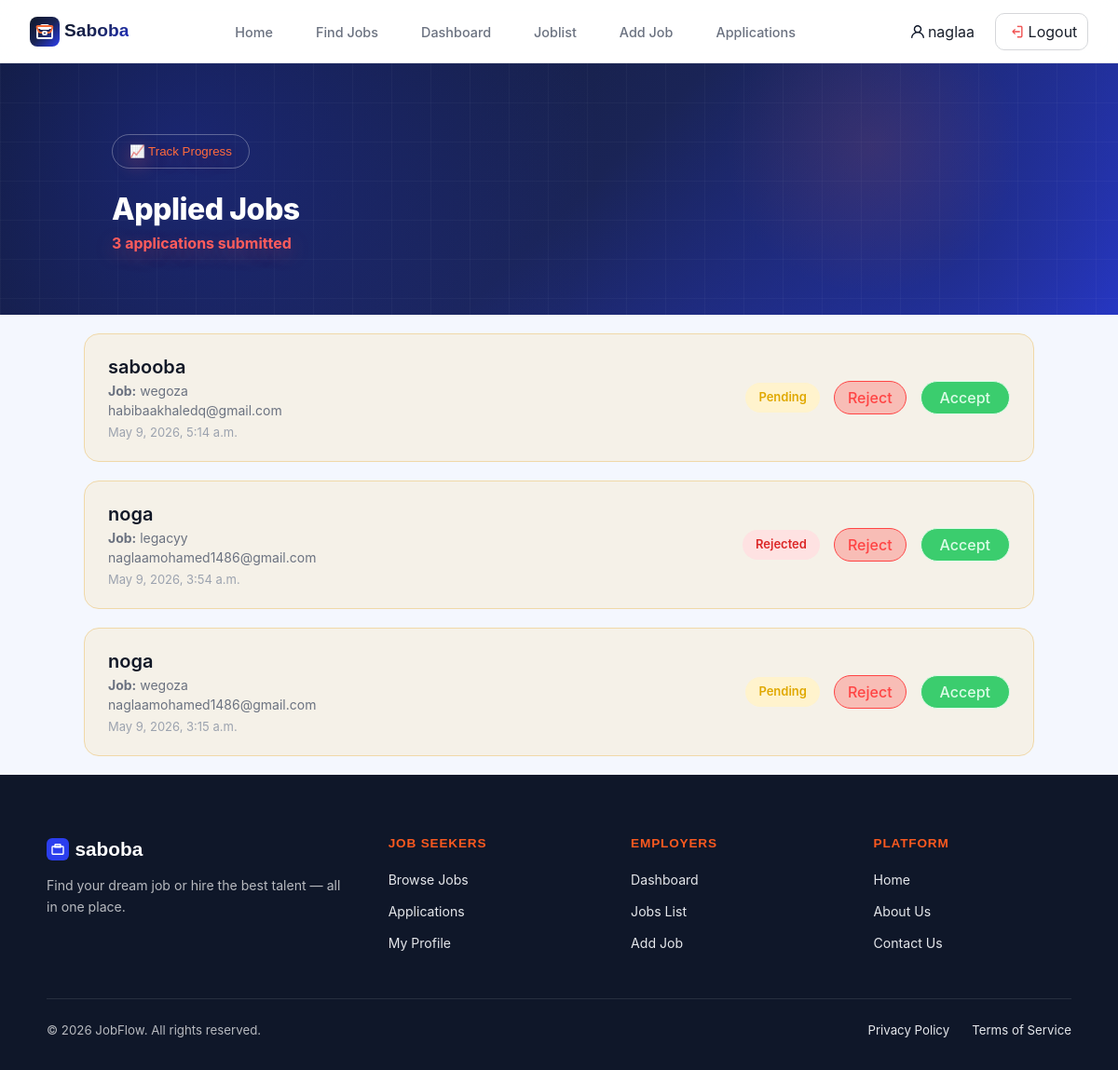
Before: /jobs/applications/ (signed in) with the older database file.
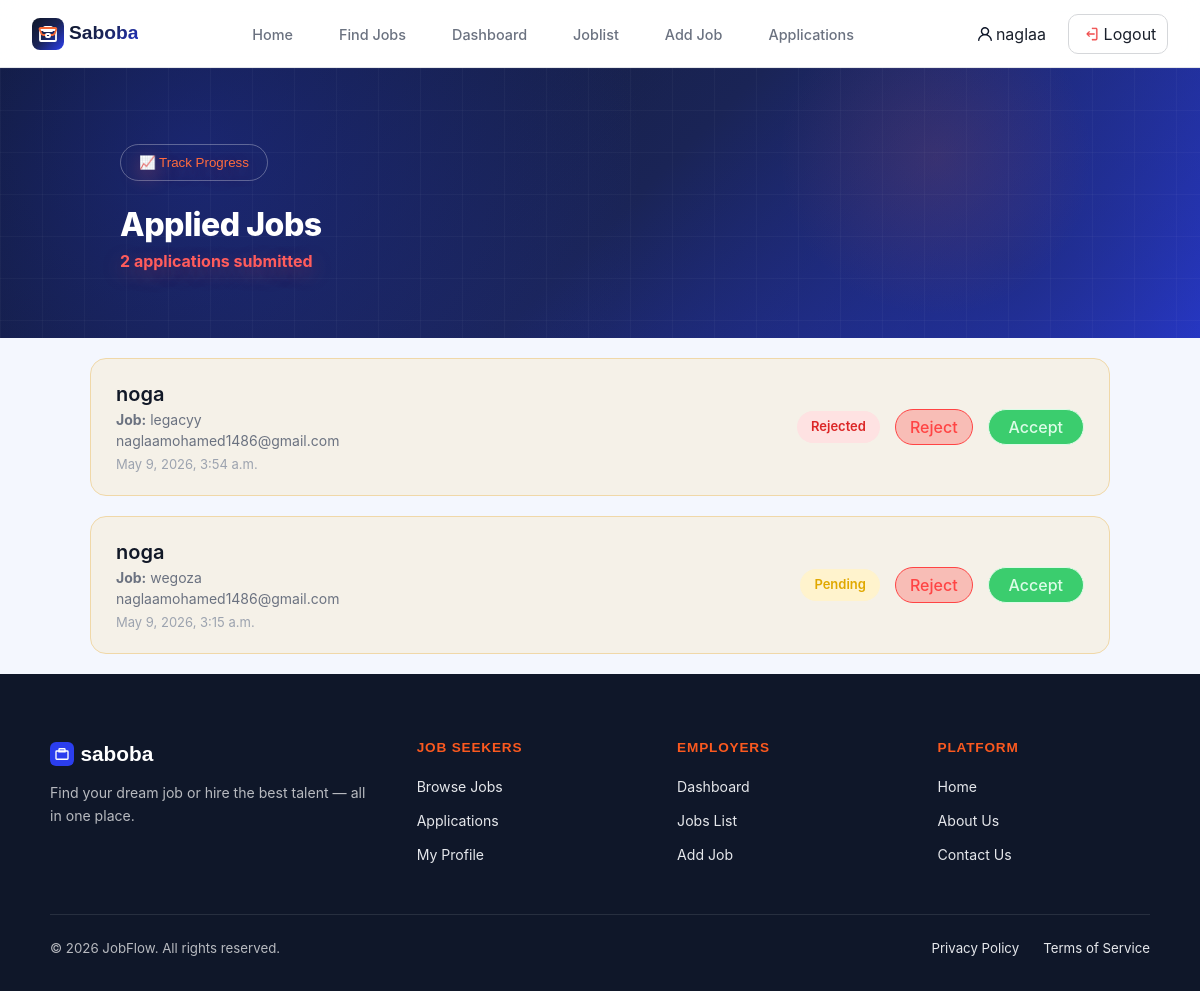
After: the same page with the newer database file.
### applications/models.py (models this page shows, shortened)
class Application(models.Model):
    user = models.ForeignKey(
        settings.AUTH_USER_MODEL,
        on_delete=models.CASCADE,
        related_name='applications'
    )
    job = models.ForeignKey(
        Job,
        on_delete=models.CASCADE,
        related_name='applications'
    )
    STATUS_CHOICES = [
    ('pending', 'Pending'),
    ('accepted', 'Accepted'),
    ('rejected', 'Rejected'),
    ]
    status = models.CharField(
    max_length=20,
    choices=STATUS_CHOICES,
    default='pending'
    )
    full_name = models.CharField(max_length=120 ,blank=True)
    email = models.EmailField(null=True, blank=True)
    phone = models.CharField(max_length=30, blank=True)
    skills = models.TextField(blank=True)
    experience = models.CharField(max_length=100,blank=True)
    cv = models.FileField(upload_to="cvs/",blank=True)
    applied_at = models.DateTimeField(auto_now_add=True)
    cover_letter = models.TextField(blank=True)
    class Meta:
        unique_together = ('user', 'job')

### accounts/models.py (models this page shows)
class User(AbstractUser):
    ROLE_CHOICES = [('user', 'User'), ('admin', 'Admin')]
    role     = models.CharField(max_length=10, choices=ROLE_CHOICES, default='user')
    age      = models.IntegerField(null=True, blank=True)
    gender   = models.CharField(max_length=10, blank=True)
    company  = models.CharField(max_length=200, blank=True)
    location = models.CharField(max_length=200, blank=True)

### jobs/models.py (models this page shows, shortened)
class Job(models.Model):
    cover = models.URLField()
    title = models.CharField(max_length=200)
    company = models.CharField(max_length=200)
    location = models.CharField(max_length=200)
    time = models.CharField(max_length=100)
    tags = models.JSONField()
    salary = models.CharField(max_length=100)
    type = models.CharField(max_length=100)
    exp = models.CharField(max_length=100)
    description = models.TextField()
    required = models.JSONField()
    benefit = models.JSONField()
    gallery = models.JSONField()
    companyLocation = models.CharField(max_length=200)
    employees = models.CharField(max_length=100)
    employer = models.ForeignKey(
    settings.AUTH_USER_MODEL,
    on_delete=models.CASCADE,
    null=True,
    blank=True
)

### jobs/views.py (the view)
# urls.py: path('applications/', views.admin_applications, name='admin_applications'),
@admin_required
def admin_applications(request):
    applications = Application.objects.filter(
        job__employer=request.user
    ).select_related('job', 'user').order_by('-applied_at')
    return render(request, 'jobs/adminapply.html', {
        'applications': applications
    })

### jobs/views.py (called while the page is built)
def admin_required(view_func):
    @wraps(view_func)
    def wrapper(request, *args, **kwargs):
        if not request.user.is_authenticated:
            return redirect('login')
        if request.user.role != 'admin':
            return redirect('search')
        return view_func(request, *args, **kwargs)
    return wrapper

### templates/Jobs/adminapply.html
{% extends "base.html" %}
{% load static %}
{% block styles %}
<link rel="stylesheet" href="{% static 'css/appliedjobs.css' %}">
{% endblock %}
{% block content %}
<main>
     <div class="header">
        <div class="top-container">
            <div class="header-top">
                <button class="track-btn">📈 Track Progress</button>
            </div>
            <h1 class="page-title">Applied Jobs</h1>
            <p class="app-count  <span class="app-count">{{ applications|length }}</span> applications submitted</p>
        </div>
    </div>
  <div class="container">
    <div class="content-section">
      {% for app in applications %}
        <div class="job-card">
          <div class="job-info">
            <div class="job-text">
              <h3 class="name">{{ app.user.username }}</h3>
              <p class="tit"><strong>Job:</strong> {{ app.job.title }}</p>
              <p>{{ app.user.email }}</p>
              <span class="d">{{ app.applied_at }}</span>
            </div>
          </div>
          <div class="job-actions">
            <span class="status {{ app.status }}">
            {{ app.get_status_display }}
            </span>
            <a href="{% url 'update_application_status' app.id 'rejected' %}" class="cancel-btn">
            Reject
            </a>
            <a href="{% url 'update_application_status' app.id 'accepted' %}" class="acc">
            Accept
            </a>
          </div>
        </div>
      {% empty %}
        <div class="atop">
          <p>No applications yet.</p>
          <a href="{% url 'add_jobs' %}" class="brow-btn">Add Jobs</a>
        </div>
      {% endfor %}
    </div>
  </div>
</main>
{% endblock %}

Changed rows visible on the page:
removed Application: user.username "sabooba", job "wegoza", user.email "habibaakhaledq@gmail.com", applied_at "May 9, 2026, 5:14 a.m.", status "Pending"
Other visible differences:
{{ applications|length }}: "3" → "2"
